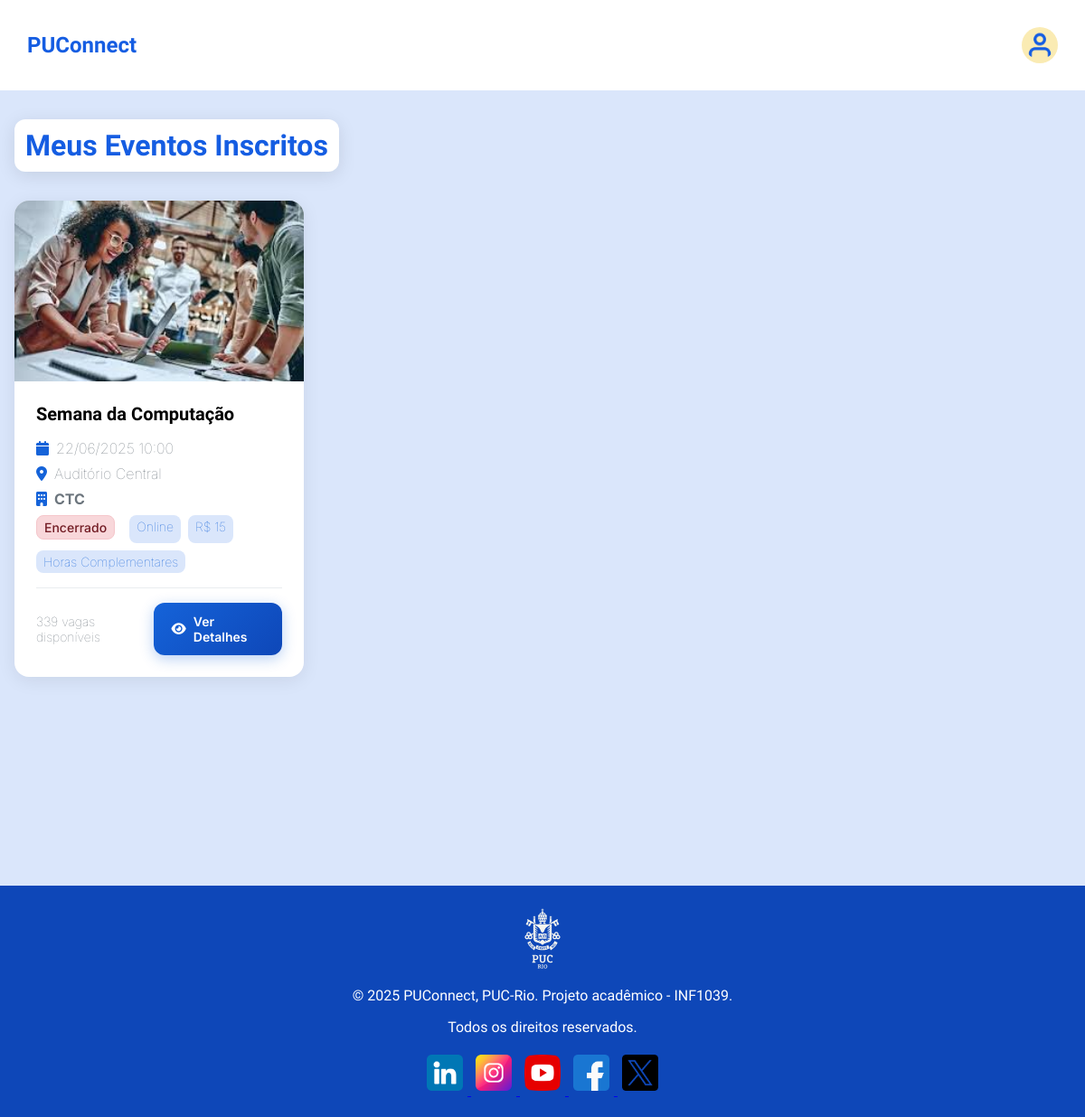
The app's page /meus-eventos-aluno/ (signed in), older data.
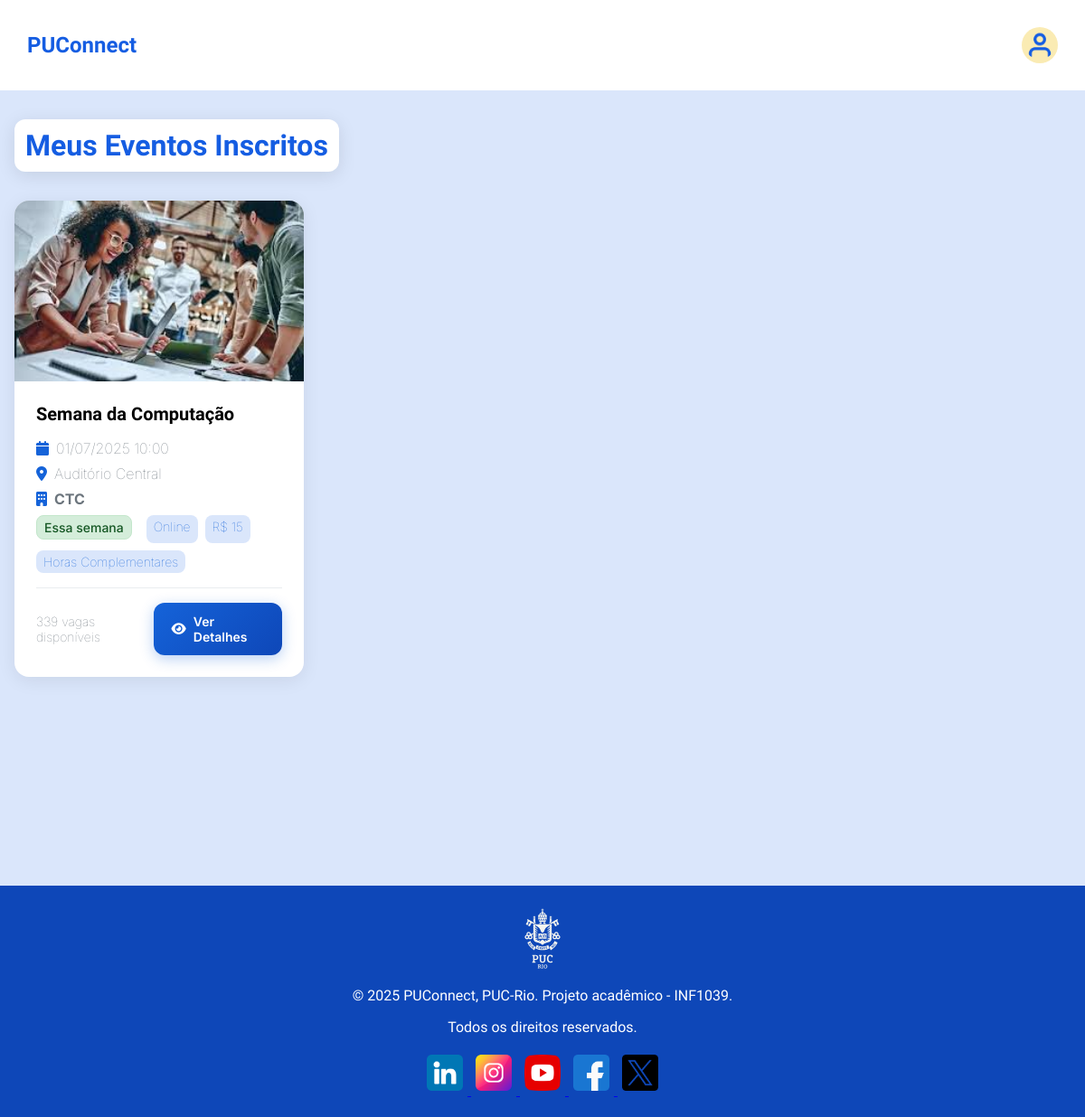
The same page, newer data.
### core/models.py (models this page shows, shortened)
class Evento(models.Model):
    PRICE_CHOICES = [
        ('gratuito', 'Gratuito'),
        ('pago', 'Pago'),
    ]
    PLACE_CHOICES = [
        ('puc', 'PUC'),
        ('fora', 'Fora da PUC'),
    ]
    EVENT_TYPE_CHOICES = [
        ('online', 'Online'),
        ('presencial', 'Presencial'),
    ]
    DEPARTMENT_CHOICES = [
        ('ctch', 'Centro de Teologia e Ciências Humanas'),
        ('css', 'Centro de Ciências Sociais'),
        ('ctc', 'Centro Técnico Científico'),
        ('ccbs', 'Centro de Ciências Biológicas e da Saúde'),
    ]
    titulo = models.CharField(max_length=200, verbose_name=_('título'))
    descricao = models.TextField(verbose_name=_('descrição'))
    data_hora = models.DateTimeField(verbose_name=_('data e hora'))
    local = models.CharField(max_length=200, verbose_name=_('local'))
    vagas = models.PositiveIntegerField(default=0, verbose_name=_('vagas'))
    preco = models.CharField(max_length=10, choices=PRICE_CHOICES, default='gratuito', verbose_name=_('preço'))
    preco_info = models.DecimalField(
        max_digits=10,
        decimal_places=2,
        null=True,
        blank=True,
        verbose_name=_('valor inicial'),
        help_text=_('Valor inicial que o usuário terá que pagar para participar do evento')
    )
    lugar = models.CharField(max_length=10, choices=PLACE_CHOICES, default='puc', verbose_name=_('lugar'))
    tipo_evento = models.CharField(max_length=10, choices=EVENT_TYPE_CHOICES, default='presencial', verbose_name=_('tipo de evento'))
    centros = models.ManyToManyField(
        'Centro',
        verbose_name=_('centros'),
        help_text=_('Selecione um ou mais centros para este evento')
    )
    horas_complementares = models.BooleanField(default=False, verbose_name=_('horas complementares'))
    imagem = models.ImageField(upload_to='eventos/', null=True, blank=True, verbose_name=_('imagem'))
    organizador = models.ForeignKey(
        User,
        on_delete=models.CASCADE,
        limit_choices_to={'tipo_usuario': 'organizador'},
        verbose_name=_('organizador')
    )
    inscritos = models.ManyToManyField(User, through='Inscricao', related_name='eventos_inscritos')
    criado_em = models.DateTimeField(auto_now_add=True, verbose_name=_('criado em'))
    class Meta:
        verbose_name = _('evento')
        verbose_name_plural = _('eventos')
        ordering = ['-data_hora']
    def vagas_disponiveis(self):
        inscritos = self.inscricoes.count()
        return max(0, self.vagas - inscritos)
    def tem_vagas_disponiveis(self):
        return self.vagas_disponiveis() > 0
    def esta_lotado(self):
        return not self.tem_vagas_disponiveis() and self.get_proximidade_temporal() != 'encerrado'
    def get_proximidade_temporal(self):
        try:
            from datetime import date
            hoje = date.today()
            data_evento = self.data_hora.date()
            if data_evento < hoje:
                return 'encerrado'
            if data_evento == hoje:
                return 'hoje'
            elif data_evento == hoje + timedelta(days=1):
                return 'amanha'
            elif data_evento <= hoje + timedelta(days=7):
                return 'semana'
            elif data_evento.month == hoje.month and data_evento.year == hoje.year:
                return 'mes'
            else:
                return None
        except Exception as e:
            print(f"Erro no get_proximidade_temporal: {e}")
            return None

### core/views.py (the view)
# urls.py: path('meus-eventos-aluno/', views.meus_eventos_aluno, name='meus_eventos_aluno'),
@login_required
def meus_eventos_aluno(request):
    if request.user.tipo_usuario != 'aluno':
        return redirect('index')
    eventos = request.user.eventos_inscritos.all().order_by('-data_hora')
    return render(request, 'core/meus_eventos_aluno.html', {'eventos': eventos})

### core/templates/core/meus_eventos_aluno.html (shortened to what the changed rows need)
{% extends 'core/base.html' %}
{% load static %}
{% block content %}
<div class="all">
    <div class="container">
        <h1 class="text-center">Meus Eventos Inscritos</h1>
        <div class="eventos-grid">
            {% if eventos %}
                {% for evento in eventos %}
                    <div class="evento-card">
                        {% if evento.imagem %}
                            <img src="{{ evento.imagem.url }}" alt="{{ evento.titulo }}" class="evento-imagem">
                        {% endif %}
                        <div class="evento-content">
                            <h3 class="evento-titulo">{{ evento.titulo }}</h3>
                            <div class="evento-info-section">
                                <div class="evento-info">
                                    <i class="fas fa-calendar"></i>
                                    {{ evento.data_hora|date:"d/m/Y H:i" }}
                                </div>
                                <div class="evento-info">
                                    <i class="fas fa-map-marker-alt"></i>
                                    {{ evento.local }}
                                </div>
                                <div class="evento-info">
                                    <i class="fas fa-building"></i>
                                    {% for centro in evento.centros.all %}
                                        <span class="badge bg-primary me-1">
                                            <strong>{{ centro.codigo|upper }}</strong>
                                        </span>
                                    {% empty %}
                                        <span class="text-muted">Não especificado</span>
                                    {% endfor %}
                                </div>
                                <div class="evento-tags">
                                    {% if evento.get_proximidade_temporal %}
                                        {% if evento.get_proximidade_temporal == 'encerrado' %}
                                            <span class="evento-tag evento-tag-encerrado">Encerrado</span>
                                        {% else %}
                                            <span class="evento-tag evento-tag-proximidade {{ evento.get_proximidade_temporal }}">
                                                {% if evento.get_proximidade_temporal == 'hoje' %}
                                                    Hoje
                                                {% elif evento.get_proximidade_temporal == 'amanha' %}
                                                    Amanhã
                                                {% elif evento.get_proximidade_temporal == 'semana' %}
                                                    Essa semana
                                                {% elif evento.get_proximidade_temporal == 'mes' %}
                                                    Esse mês
                                                {% endif %}
                                            </span>
                                        {% endif %}
                                    {% endif %}
                                    <span class="evento-tag">{{ evento.get_tipo_evento_display }}</span>
                                    <span class="evento-tag">
                                        {% if evento.preco == 'gratuito' %}
                                            Gratuito
                                        {% elif evento.preco_info %}
                                            R$ {{ evento.preco_info|floatformat:0 }}
                                        {% else %}
                                            Pago
                                        {% endif %}
                                    </span>
                                    {% if evento.horas_complementares %}
                                        <span class="evento-tag">Horas Complementares</span>
                                    {% endif %}
                                </div>
                            </div>
                            <div class="evento-actions">
                                <span class="evento-vagas">{{ evento.vagas_disponiveis }} vagas disponíveis</span>
                                <a href="{% url 'evento_detail' evento.pk %}" class="evento-btn btn-primary">
                                    <i class="fas fa-eye"></i> Ver Detalhes
                                </a>
                            </div>
                        </div>
                    </div>
                {% endfor %}
            {% else %}
                <div class="alert alert-info">
                    Você ainda não está inscrito em nenhum evento.
                </div>
            {% endif %}
        </div>
    </div>
</div>
{% endblock %}

Row changes from the older to the newer data that the page shows:
changed Evento "Semana da Computação": data_hora "22/06/2025 10:00" → "01/07/2025 10:00"; data_hora "Encerrado" → "Essa semana"
